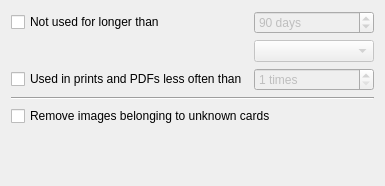
<?xml version="1.0" encoding="UTF-8"?>
<ui version="4.0">
 <class>WizardPage</class>
 <widget class="QWizardPage" name="WizardPage">
  <property name="geometry">
   <rect>
    <x>0</x>
    <y>0</y>
    <width>385</width>
    <height>186</height>
   </rect>
  </property>
  <property name="windowTitle">
   <string>WizardPage</string>
  </property>
  <property name="title">
   <string>Cleanup local image database</string>
  </property>
  <property name="subTitle">
   <string>Optionally set automatic cleanup conditions. These will be used to select images for removal.</string>
  </property>
  <layout class="QGridLayout" name="gridLayout">
   <item row="4" column="0" colspan="2">
    <widget class="QCheckBox" name="remove_unknown_cards_checkbox">
     <property name="toolTip">
      <string>Cards become unknown, if your configured a stricter card filter in the settings.
For example, if you downloaded images of silver-bordered cards and then configured the program to omit those, all these images become unknown.</string>
     </property>
     <property name="text">
      <string>Remove images belonging to unknown cards</string>
     </property>
    </widget>
   </item>
   <item row="1" column="1">
    <widget class="QComboBox" name="combination_choice_combobox">
     <property name="enabled">
      <bool>false</bool>
     </property>
    </widget>
   </item>
   <item row="0" column="0">
    <widget class="QCheckBox" name="time_filter_enabled_checkbox">
     <property name="text">
      <string>Not used for longer than</string>
     </property>
    </widget>
   </item>
   <item row="3" column="0" colspan="2">
    <widget class="Line" name="line">
     <property name="orientation">
      <enum>Qt::Horizontal</enum>
     </property>
    </widget>
   </item>
   <item row="2" column="0">
    <widget class="QCheckBox" name="count_filter_enabled_checkbox">
     <property name="text">
      <string>Used in prints and PDFs less often than</string>
     </property>
    </widget>
   </item>
   <item row="0" column="1">
    <widget class="QSpinBox" name="time_filter_value_spinbox">
     <property name="enabled">
      <bool>false</bool>
     </property>
     <property name="suffix">
      <string> days</string>
     </property>
     <property name="maximum">
      <number>10000</number>
     </property>
     <property name="value">
      <number>90</number>
     </property>
    </widget>
   </item>
   <item row="2" column="1">
    <widget class="QSpinBox" name="count_filter_value_spinbox">
     <property name="enabled">
      <bool>false</bool>
     </property>
     <property name="suffix">
      <string> times</string>
     </property>
     <property name="minimum">
      <number>1</number>
     </property>
     <property name="maximum">
      <number>10000</number>
     </property>
    </widget>
   </item>
   <item row="5" column="0" colspan="2">
    <spacer name="verticalSpacer">
     <property name="orientation">
      <enum>Qt::Vertical</enum>
     </property>
     <property name="sizeHint" stdset="0">
      <size>
       <width>20</width>
       <height>40</height>
      </size>
     </property>
    </spacer>
   </item>
  </layout>
 </widget>
 <tabstops>
  <tabstop>time_filter_enabled_checkbox</tabstop>
  <tabstop>time_filter_value_spinbox</tabstop>
  <tabstop>combination_choice_combobox</tabstop>
  <tabstop>count_filter_enabled_checkbox</tabstop>
  <tabstop>count_filter_value_spinbox</tabstop>
 </tabstops>
 <resources/>
 <connections>
  <connection>
   <sender>time_filter_enabled_checkbox</sender>
   <signal>toggled(bool)</signal>
   <receiver>time_filter_value_spinbox</receiver>
   <slot>setEnabled(bool)</slot>
   <hints>
    <hint type="sourcelabel">
     <x>150</x>
     <y>16</y>
    </hint>
    <hint type="destinationlabel">
     <x>307</x>
     <y>25</y>
    </hint>
   </hints>
  </connection>
  <connection>
   <sender>time_filter_enabled_checkbox</sender>
   <signal>toggled(bool)</signal>
   <receiver>combination_choice_combobox</receiver>
   <slot>setEnabled(bool)</slot>
   <hints>
    <hint type="sourcelabel">
     <x>144</x>
     <y>23</y>
    </hint>
    <hint type="destinationlabel">
     <x>289</x>
     <y>57</y>
    </hint>
   </hints>
  </connection>
  <connection>
   <sender>count_filter_enabled_checkbox</sender>
   <signal>toggled(bool)</signal>
   <receiver>count_filter_value_spinbox</receiver>
   <slot>setEnabled(bool)</slot>
   <hints>
    <hint type="sourcelabel">
     <x>149</x>
     <y>101</y>
    </hint>
    <hint type="destinationlabel">
     <x>311</x>
     <y>98</y>
    </hint>
   </hints>
  </connection>
 </connections>
</ui>
